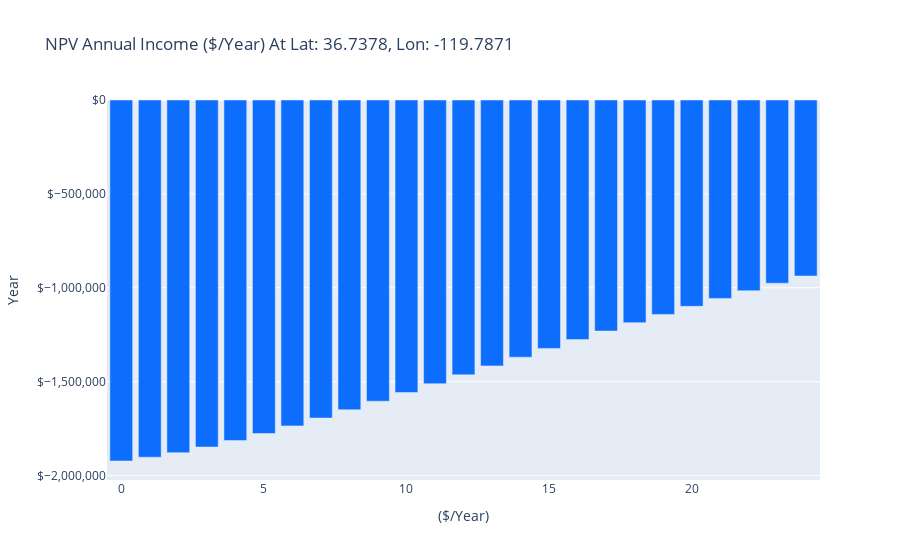

Notebook cell for this chart:
### Markdown cell above
### 10. Build plot of project value

### Code cell
from dash import dcc
from dash import html
from dash.dependencies import Input, Output
import plotly.graph_objs as go


#Create graph object Figure object with data
fig = go.Figure(data = go.Bar(x = lifetime_value_df.index, y = lifetime_value_df['NPV Annual Income ($/Year)'], marker_color='#0d6efd'))

#Update layout for graph object Figure
fig.update_layout(barmode='stack', 
                  title_text = f"NPV Annual Income ($/Year) At Lat: {user_inputs['project_latitude']}, Lon: {user_inputs['project_longitude']}",
                  xaxis_title = '($/Year)',
                  yaxis_title = 'Year',
                  yaxis_tickprefix = '$', 
                  yaxis_tickformat = ',')

fig

#plotly_plot_obj = plot({'data': fig}, output_type='div')

### Figure 1 — Plotly figure (JSON) as saved in the notebook; plotly's stock layout.template omitted (floating-point values rounded to 4 significant figures)
{"data": [{"marker": {"color": "#0d6efd"}, "type": "bar", "x": [0, 1, 2, 3, 4, 5, 6, 7, 8, 9, 10, 11, 12, 13, 14, 15, 16, 17, 18, 19, 20, 21, 22, 23, 24], "y": [-1922000.0, -1902000.0, -1878000.0, -1848000.0, -1813000.0, -1776000.0, -1735000.0, -1693000.0, -1649000.0, -1604000.0, -1558000.0, -1511000.0, -1463000.0, -1416000.0, -1369000.0, -1322000.0, -1276000.0, -1230000.0, -1185000.0, -1142000.0, -1099000.0, -1057000.0, -1016000.0, -975500.0, -937000.0]}], "layout": {"barmode": "stack", "title": {"text": "NPV Annual Income ($/Year) At Lat: 36.7378, Lon: -119.7871"}, "xaxis": {"title": {"text": "($/Year)"}}, "yaxis": {"tickformat": ",", "tickprefix": "$", "title": {"text": "Year"}}}}
